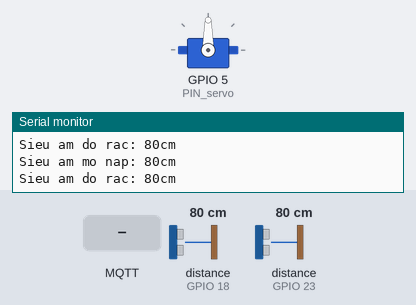
Bench run of a sketch on a simulated ESP32. Parts: servo, the last lines printed to the serial monitor. Wiring (inferred from the names in the program): 2 × ultrasonic range finder: trigger GPIO 19, echo GPIO 18 / trigger GPIO 22, echo GPIO 23. Inputs (shaded band) come from the test bench; at power-on: distance to the obstacle (sensors on GPIO 18, GPIO 23) 80 cm. The echo pulse lasts 58.3 µs per cm; WiFi joins after 1.5 s; servers stay silent unless stated; random numbers use the default seed unless the sketch sets one; no MQTT or app messages arrive unless stated.

Above: at 2.7 s.
2.8 s: MQTT message "1" arrives on the first subscribed topic
At 3.32 s:
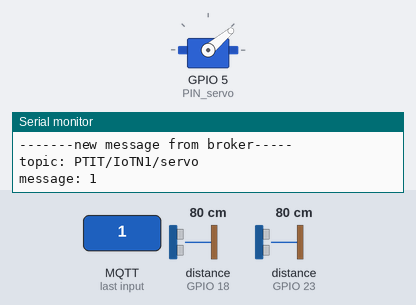
5.0 s: MQTT message "0" arrives on the first subscribed topic
At 6.6 s:
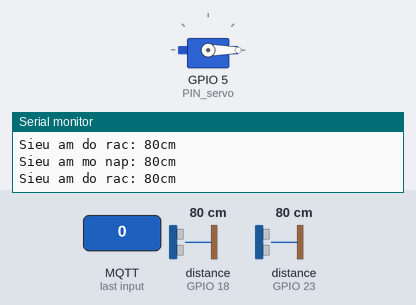
Timing chart, 0 to 8.1 s (numbered marks = the images above; inputs shaded):
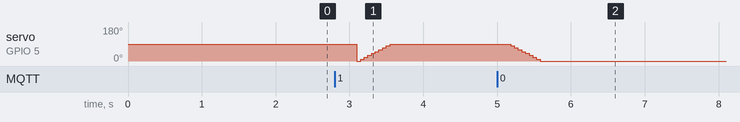

Measured:
- after the input at 5.0 s, servo on GPIO 5 (PIN_servo): moves from 90° to 0° over 0.40 s, starting after 0.18 s

The sketch:

ESP32.ino
```cpp
#include <HTTPClient.h>
#include <WiFi.h>
#include <PubSubClient.h>
#include <string.h>
#include <Arduino_JSON.h>
#include <ESP32Servo.h>

const char* ssid ="AnAn";
const char* password ="27082002";
const int trig1 = 19, trig2 = 22;     // chân trig của HC-SR04
const int echo1 = 18, echo2 = 23;     // chân echo của HC-SR04
const int PIN_servo = 5;
bool checkNapThung = false;
int preTrashVal = 0;
Servo servo1;
//MQTT
#define MQTT_SERVER "broker.hivemq.com"
#define MQTT_PORT 1883
#define MQTT_USER "DucAnh"
#define MQTT_PASSWORD "25112002"
WiFiClient wifiClient;
PubSubClient client(wifiClient);
//END_MQTT

void setup()
{
  Serial.begin(115200);     // giao tiếp Serial với baudrate 115200
  pinMode(trig1,OUTPUT);   // chân trig sẽ phát tín hiệu
  pinMode(echo1,INPUT);    // chân echo sẽ nhận tín hiệu
  pinMode(trig2,OUTPUT);   // chân trig sẽ phát tín hiệu
  pinMode(echo2,INPUT);    // chân echo sẽ nhận tín hiệu
  servo1.attach(PIN_servo);
  //***********************setup wifi
  WiFi.begin(ssid,password);
  Serial.println("conecting");
  while(WiFi.status() != WL_CONNECTED)
  {
    delay(500);
    Serial.print(".");
  }
  Serial.println("");
  Serial.print("Connected to WiFi network with IP Address: ");
  Serial.println(WiFi.localIP());
  //END_wifi

  //MQTT
  client.setServer(MQTT_SERVER, MQTT_PORT );
  client.setCallback(callback);
  connect_to_broker();
}
int measureDistance(int trigPin, int echoPin) {
  digitalWrite(trigPin, LOW);
  delayMicroseconds(2);

  digitalWrite(trigPin, HIGH);
  delayMicroseconds(10);

  digitalWrite(trigPin, LOW);
  return pulseIn(echoPin, HIGH) / 58.2;  // Chuyển đổi thời gian thành khoảng cách (đơn vị cm)
}
void loop()
{
  int distance1 = measureDistance(trig1,echo1);
  int distance2 = measureDistance(trig2,echo2);
  client.loop();
  if (!client.connected()) {
    connect_to_broker();
  }

  /* In kết quả ra Serial Monitor */
  Serial.print("Sieu am mo nap: ");
  Serial.print(distance1);
  Serial.println("cm");
  if(distance1 < 15 && !checkNapThung){
    client.publish("PTIT/IoTN1/servo","1");
    checkNapThung=true;
  }
  if (distance1>15 && checkNapThung)
  {
    client.publish("PTIT/IoTN1/servo","0");
    checkNapThung=false;
  }
  Serial.print("Sieu am do rac: ");
  Serial.print(distance2);
  Serial.println("cm");
  if(abs(distance2 - preTrashVal) > 3){
    preTrashVal = distance2;
    char* res = intToString(distance2);
    client.publish("PTIT/IoTN1/dashboard", res);
  }
  delay(500);
}

void connect_to_broker() {
  while (!client.connected()) {
    Serial.print("Attempting MQTT connection...");
    String clientId = "ESP32";
    clientId += String(random(0xffff), HEX);
    if (client.connect(clientId.c_str(), MQTT_USER, MQTT_PASSWORD)) {
      Serial.println("connected");
      client.subscribe("PTIT/IoTN1/servo");
      client.subscribe("PTIT/IoTN1/mode");
    } else {
      Serial.print("failed, rc=");
      Serial.print(client.state());
      Serial.println(" try again in 2 seconds");
      delay(2000);
    }
  }
}
void callback(char* topic, byte *payload, unsigned int length) {
  Serial.println("-------new message from broker-----");
  Serial.print("topic: ");
  Serial.println(topic);
  Serial.print("message: ");
  Serial.write(payload, length);
  Serial.println();
  if(compareString(topic,"PTIT/IoTN1/servo")){
    if (*payload == '1'){
      openServo();
    }
    else if (*payload == '0'){
      closeServo();
    }
  }
  if(compareString(topic,"PTIT/IoTN1/mode")){
    if (*payload == '1'){
      setMode(1);
    }
    else if (*payload == '0'){
      setMode(0);
    }
  }


}
void openServo(){
  for(int i = 0; i <= 90 ; i +=10){
    servo1.write(i);
    delay(50);
  }
}

void closeServo(){
  for(int i = 90; i >= 0 ; i -= 10){
    servo1.write(i);
    delay(50);
  }
}

int abs(int a){
  if(a > 0) return a;
  return -a;
}
char* intToString(int num) {
    // Dùng hàm sprintf để thực hiện chuyển đổi
    // sprintf sẽ ghi chuỗi được tạo vào một buffer và trả về địa chỉ của buffer đó
    char* str;
    int length = snprintf(NULL, 0, "%d", num); // Xác định độ dài chuỗi cần phải cấp phát

    // Cấp phát bộ nhớ cho chuỗi
    str = (char*)malloc(length + 1);

    // Thực hiện chuyển đổi số thành chuỗi
    snprintf(str, length + 1, "%d", num);

    return str;
}
bool compareString(const char* str1, const char* str2) {
  while (*str1 && (*str1 == *str2)) {
    str1++;
    str2++;
  }

  if (*str1 == '\0' && *str2 == '\0') {
    return true;
  }
  return false;
}
void setMode(int n){

}
```
